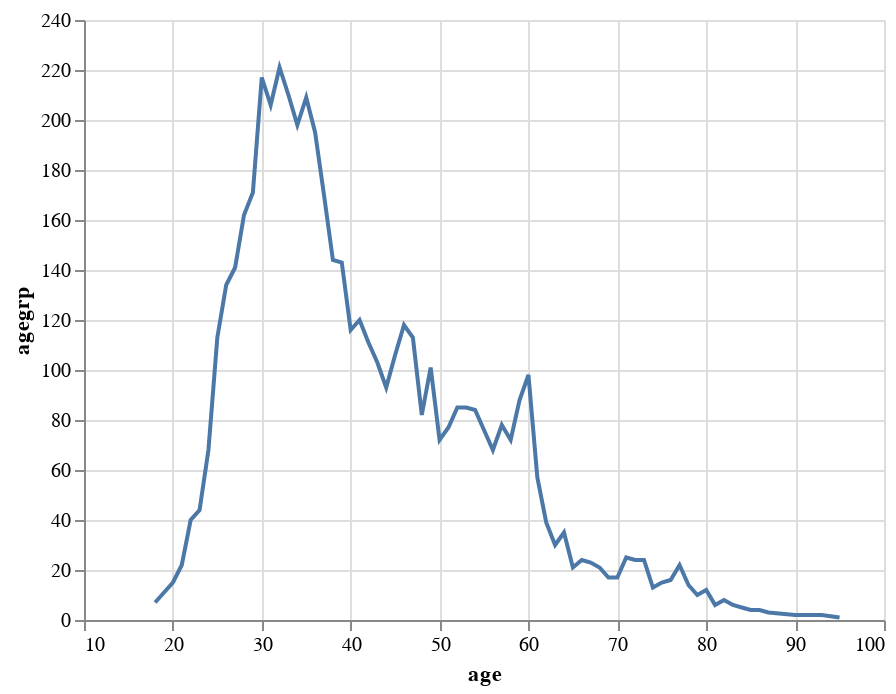

Notebook source saved alongside this figure:
### Code cell
# Visualising the relationship between 'age' and how many of them actually bought a term deposit. This is the absolute counting of customers!
alt.Chart(bankSub1).mark_line().encode(x='age', y='agegrp')

### Figure 1 — Vega-Lite specification as saved in the notebook (floating-point values rounded to 4 significant figures)
{"config": {"view": {"continuousWidth": 400, "continuousHeight": 300}}, "data": {"name": "data-6ffef09df38b640058f0f70d394258ab"}, "mark": "line", "encoding": {"x": {"type": "quantitative", "field": "age"}, "y": {"type": "quantitative", "field": "agegrp"}}, "$schema": "https://vega.github.io/schema/vega-lite/v4.8.1.json", "datasets": {"data-6ffef09df38b640058f0f70d394258ab": [{"age": 18, "agegrp": 7}, {"age": 19, "agegrp": 11}, {"age": 20, "agegrp": 15}, {"age": 21, "agegrp": 22}, {"age": 22, "agegrp": 40}, {"age": 23, "agegrp": 44}, {"age": 24, "agegrp": 68}, {"age": 25, "agegrp": 113}, {"age": 26, "agegrp": 134}, {"age": 27, "agegrp": 141}, {"age": 28, "agegrp": 162}, {"age": 29, "agegrp": 171}, {"age": 30, "agegrp": 217}, {"age": 31, "agegrp": 206}, {"age": 32, "agegrp": 221}, {"age": 33, "agegrp": 210}, {"age": 34, "agegrp": 198}, {"age": 35, "agegrp": 209}, {"age": 36, "agegrp": 195}, {"age": 37, "agegrp": 170}, {"age": 38, "agegrp": 144}, {"age": 39, "agegrp": 143}, {"age": 40, "agegrp": 116}, {"age": 41, "agegrp": 120}, {"age": 42, "agegrp": 111}, {"age": 43, "agegrp": 103}, {"age": 44, "agegrp": 93}, {"age": 45, "agegrp": 106}, {"age": 46, "agegrp": 118}, {"age": 47, "agegrp": 113}, {"age": 48, "agegrp": 82}, {"age": 49, "agegrp": 101}, {"age": 50, "agegrp": 72}, {"age": 51, "agegrp": 77}, {"age": 52, "agegrp": 85}, {"age": 53, "agegrp": 85}, {"age": 54, "agegrp": 84}, {"age": 55, "agegrp": 76}, {"age": 56, "agegrp": 68}, {"age": 57, "agegrp": 78}, {"age": 58, "agegrp": 72}, {"age": 59, "agegrp": 88}, {"age": 60, "agegrp": 98}, {"age": 61, "agegrp": 57}, {"age": 62, "agegrp": 39}, {"age": 63, "agegrp": 30}, {"age": 64, "agegrp": 35}, {"age": 65, "agegrp": 21}, {"age": 66, "agegrp": 24}, {"age": 67, "agegrp": 23}, {"age": 68, "agegrp": 21}, {"age": 69, "agegrp": 17}, {"age": 70, "agegrp": 17}, {"age": 71, "agegrp": 25}, {"age": 72, "agegrp": 24}, {"age": 73, "agegrp": 24}, {"age": 74, "agegrp": 13}, {"age": 75, "agegrp": 15}, {"age": 76, "agegrp": 16}, {"age": 77, "agegrp": 22}, {"age": 78, "agegrp": 14}, {"age": 79, "agegrp": 10}, {"age": 80, "agegrp": 12}, {"age": 81, "agegrp": 6}, {"age": 82, "agegrp": 8}, {"age": 83, "agegrp": 6}, {"age": 84, "agegrp": 5}, {"age": 85, "agegrp": 4}, {"age": 86, "agegrp": 4}, {"age": 87, "agegrp": 3}, {"age": 90, "agegrp": 2}, {"age": 92, "agegrp": 2}, {"age": 93, "agegrp": 2}, {"age": 95, "agegrp": 1}]}}
